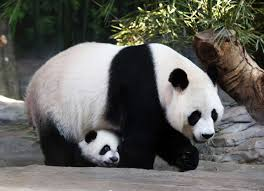
#> input picture CNN/input_data/pandas.jpeg, 264 x 191 px, found by its file name
$ python q-1.py   (Python 2 division)
#> lines starting #> are read from the running program, lines starting #| are printed output that depends on the picture
#!/usr/bin/env python
# coding: utf-8

# In[388]:


import numpy as np
import pandas as pd
import matplotlib.image as mpimg
import matplotlib.pyplot as plt
import cv2


# In[389]:


img = mpimg.imread('./input_data/pandas.jpeg',0)
#> img is the input picture: shape (191, 264, 3); mean R, G, B 97.4, 97.1, 92.4
img = cv2.resize(img, (32, 32))
#> img: shape (32, 32, 3)
print img.shape
#| (32, 32, 3)
plt.imshow(img)


# In[390]:


def rgb2gray(rgb):
    return np.dot(rgb[...,:3], [0.299, 0.587, 0.114])


# In[391]:


img=rgb2gray(img)
print img.shape
#| (32, 32)
fig, ax = plt.subplots(figsize = (4,6))
plt.imshow(img)
plt.show()


# In[392]:


def kernel(size):
    filtr=np.random.randn(size,size)
    return filtr


# In[393]:


def sigmoid(value):
    a = np.exp(-value)
    return 1.0/ (1.0 + a)

def tanh(x):
    return np.tanh(x)
def Relu(x):
#     return x * (x > 0)
    return np.maximum(0,x)


# In[394]:


def create_convolved_feature(img,filtr, function):
    img_rows,img_cols=img.shape
    fil_rows,fil_cols=filtr.shape
    bias = np.random.randn(img_rows-fil_rows+1,img_cols-fil_cols+1)
    result=np.zeros((img_rows-fil_rows+1,img_cols-fil_cols+1))
    for i in range(0,img_rows-fil_rows+1):
        for j in range(0,img_cols-fil_cols+1):
            submat=img[i:i+fil_rows,j:j+fil_cols]
            result[i][j]=np.sum(np.multiply(submat,filtr)) + bias[i][j]

#     result = np.sum(result,bias)
    result = applyNonLinearity(result, function)
    result = np.array(result)
    return result


# In[395]:


def applyNonLinearity(convolution_list, function):
    new_conv_list = []
    for one_conv in convolution_list:
        one_conv = function(one_conv)
        new_conv_list.append(one_conv)
    new_conv_list=np.array(new_conv_list)
    return new_conv_list


# In[396]:


def create_cube(img,filtr,depth_of_cube, function):
    cube=[]
    for i in range(depth_of_cube):
        filtr=kernel(5)
        result=create_convolved_feature(img,filtr, function)
        cube.append(result)
    cube=np.array(cube)
    return cube


# In[397]:


def displayCube(cube):
    depth = cube.shape[0]
    rows = 2
    cols = depth // rows
    f, axarr = plt.subplots(rows, cols, figsize=(8,8))
    r, c = 0, 0
    for d in cube:
        axarr[r,c].imshow(d)
        c += 1
        if c == cols:
            r += 1
            c = 0


# In[398]:


def max_pooling_single(matrix):
    matrix_rows,matrix_cols = matrix.shape
    half = matrix_rows/2
    max_pool_matrix = np.zeros((half,half))
    r, c = 0,0
    for i in range(0,matrix_rows,2): #0,1,2
        for j in range(0,matrix_rows,2): #0,1,2
            submat = matrix[i: i + 2, j : j + 2] #0:2, 0:2
            maxi = np.max(submat)
            max_pool_matrix[r][c] = maxi
            c += 1
            if c == half:
                c = 0
                r += 1
    return max_pool_matrix


# In[399]:


def max_pooling(cube):
    length=len(cube)
    result=[]
    for i in range(length):
        temp=max_pooling_single(cube[i])
        result.append(temp)
    result=np.array(result)
    return result


# In[400]:


def create_filtr_cube(size,times):
    filtr_cube1=[]
    for i in range(times):
        filtr_temp=kernel(size)
        filtr_cube1.append(filtr_temp)
    filtr_cube1=np.array(filtr_cube1)
    return filtr_cube1


# In[401]:


def create_cube_from_cubic_filter(img_cube,filtr_cube,depth_of_new_cube,function):
    img_depth,img_rows,img_cols=img_cube.shape
    fil_depth,fil_rows,fil_cols=filtr_cube.shape
    result_cube=[]
    for d in range(depth_of_new_cube):
        filtr_cube=create_filtr_cube(fil_rows,fil_depth)
        convs=[]
        for i in range(fil_depth):
            convs.append(create_convolved_feature(img_cube[i],filtr_cube[i], function))
        convs=np.array(convs)
        d_x,r_x,c_x=np.shape(convs)
        temp_convolv=np.zeros((r_x,c_x))
        bias = np.random.randn(r_x,c_x)
        for a in range(r_x):
            for b in range(c_x):
                val=0
                for d in range(d_x):
                    val+=convs[d][a][b]
                temp_convolv[a][b]=val+bias[a][b]
#         temp_convolv=np.sum(temp_convolv,bias)
        temp_convolv=applyNonLinearity(temp_convolv, function)
        result_cube.append(temp_convolv)
    result_cube=np.array(result_cube)
    return result_cube


# In[402]:


def softmax(x):
    """Compute softmax values for each sets of scores in x."""
    e_x = np.exp(x - np.max(x))
    return e_x / e_x.sum(axis=0)


# # Relu

# In[403]:


filtr=kernel(5)


# In[404]:


cube1=create_cube(img,filtr,6, Relu)
#> after the loop in create_cube, `for i in range(depth_of_cube):`: cube = 6 items

# cube1=applyNonLinearity(cube1, Relu)


# In[405]:


print "filter dimentions: ",filtr.shape
print "cube at level 1: ",cube1.shape
#| cube at level 1:  (6, 28, 28)
displayCube(cube1)
#> the loop in displayCube, `for d in cube:` made 6 passes
#> r on passes 3, 6: 1, 2
#> after the loop in displayCube, `for d in cube:`: c = 0; r = 2


# In[406]:


cube1=max_pooling(cube1)
#> in max_pooling, `length=len(cube)`: length = 6
#> after the loop in max_pooling, `for i in range(length):`: result = 6 items
print "cube dimension after max-pooling: ",cube1.shape
#| cube dimension after max-pooling:  (6, 14, 14)


# In[407]:


print "cube after max-pooling"
displayCube(cube1)
#> the loop in displayCube (call 2), `for d in cube:` made 6 passes


# In[408]:


filtr_cube1=create_filtr_cube(5,6)
cube2=create_cube_from_cubic_filter(cube1,filtr_cube1,16,Relu)
#> after the loop in create_cube_from_cubic_filter, `for d in range(depth_of_new_cube):`: result_cube = 16 items


# In[409]:


print "Filter cube dimension: ",filtr_cube1.shape
print "Cube at level 2: ", cube2.shape
#| Cube at level 2:  (16, 10, 10)
displayCube(cube2)


# In[410]:


cube2=max_pooling(cube2)
print "cube dimension after max-pooling: ",cube2.shape
#| cube dimension after max-pooling:  (16, 5, 5)


# In[411]:


print "cube after max-pooling"
displayCube(cube2)


# In[412]:


#flattening
full_connection_layer1=cube2.flatten()
#> full_connection_layer1 = 400 values, max 8295.4 at index 114, min 1.83 at index 160, mean 2528.1
full_connection_layer1=np.array(full_connection_layer1)


# In[413]:


rand_wt1=np.random.randn(120,400)
fc1_bias_r=np.random.randn(120)

full_connection_layer2=np.dot(rand_wt1,full_connection_layer1)+fc1_bias_r
#> full_connection_layer2 = 120 values, max 155526.7 at index 63, min -159561.9 at index 72, mean 1608.9
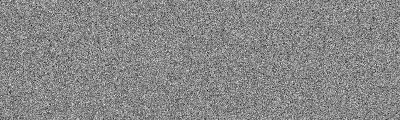
#> rand_wt1: shape (120, 400) float64; min -4.85, max 4.24, mean -0.00316; drawn with min black and max white
print full_connection_layer2.shape
#| (120,)
full_connection_layer2=applyNonLinearity(full_connection_layer2, Relu)
#> full_connection_layer2 = 120 values, max 155526.7 at index 63, min 0 at index 3, mean 25802.7
print "Dimensions of FC-layer1: ",full_connection_layer2.shape
#| Dimensions of FC-layer1:  (120,)
# print full_connection_layer2_t


# In[414]:


rand_wt2=np.random.randn(84,120)
fc2_bias_r=np.random.randn(84)

full_connection_layer3=np.dot(rand_wt2,full_connection_layer2)+fc2_bias_r
#> full_connection_layer3 = 84 values, max 1174879.9 at index 41, min -980870.3 at index 35, mean -41865.3
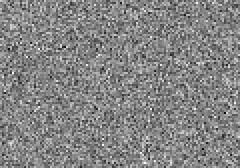
#> rand_wt2: shape (84, 120) float64 (shown 2 times larger); min -3.98, max 3.66, mean 0.0046; drawn with min black and max white
full_connection_layer3=applyNonLinearity(full_connection_layer3,Relu)
#> full_connection_layer3 = 84 values, max 1174879.9 at index 41, min 0 at index 2, mean 169397.5
print "Dimensions of FC-layer2: ",full_connection_layer3.shape
#| Dimensions of FC-layer2:  (84,)
# print full_connection_layer3_t


# In[415]:


#gaussian
# print full_connection_layer3.shape[0]
rand_wt3=np.random.randn(10,84)
full_connection_layer4=np.zeros((10,1))
for i in range(10):
    full_connection_layer4[i,0] = np.sum((full_connection_layer3-rand_wt3[i])**2)
#> after the loop, full_connection_layer4 = [7.63e+12, 7.63e+12, 7.63e+12, 7.63e+12, 7.63e+12, 7.63e+12, 7.63e+12, 7.63e+12, 7.63e+12, 7.63e+12]
# full_connection_layer4_t=applyNonLinearity(full_connection_layer4_t, tanh)
print "Dimensions of final output layer: ",full_connection_layer4.shape
#| Dimensions of final output layer:  (10, 1)
# print full_connection_layer4


# In[416]:


probability=softmax(full_connection_layer4)
#> in softmax, `e_x = np.exp(x - np.max(x))`: e_x = [0, 0, 0, 0, 0, 0, 0, 0, 0, 1]
#> probability = [0, 0, 0, 0, 0, 0, 0, 0, 0, 1]
print "Final output"
print probability
#| [[0.]
#|  [0.]
#|  [0.]
#|  [0.]
#|  [0.]
#|  [0.]
#|  [0.]
#|  [0.]
#|  [0.]
#|  [1.]]


# # tanh

# In[417]:


filtr_t=kernel(5)


# In[418]:


cube1_t=create_cube(img,filtr_t,6, tanh)
# cube1_t=applyNonLinearity(cube1_t, tanh)


# In[419]:


print "filter dimentions: ",filtr_t.shape
print "cube at level 1: ",cube1_t.shape
#| cube at level 1:  (6, 28, 28)
displayCube(cube1_t)


# In[420]:


cube1_t=max_pooling(cube1_t)
print "cube dimension after max-pooling: ",cube1_t.shape
#| cube dimension after max-pooling:  (6, 14, 14)


# In[421]:


print "cube after max-pooling"
displayCube(cube1_t)


# In[422]:


filtr_cube1_t=create_filtr_cube(5,6)
cube2_t=create_cube_from_cubic_filter(cube1_t,filtr_cube1_t,16,tanh)


# In[423]:


print "Filter cube dimension: ",filtr_cube1_t.shape
print "Cube at level 2: ", cube2_t.shape
#| Cube at level 2:  (16, 10, 10)
displayCube(cube2_t)


# In[424]:


cube2_t=max_pooling(cube2_t)
print "cube dimension after max-pooling: ",cube2_t.shape
#| cube dimension after max-pooling:  (16, 5, 5)


# In[425]:


print "cube after max-pooling"
displayCube(cube2_t)


# In[426]:


#flattening
full_connection_layer1_t=cube2_t.flatten()
full_connection_layer1_t=np.array(full_connection_layer1_t)


# In[427]:


print full_connection_layer1_t.shape[0]
#| 400
rand_wt1_t=np.random.randn(120,400)
fc1_bias=np.random.randn(120)
full_connection_layer2_t=np.dot(rand_wt1_t,full_connection_layer1_t)+fc1_bias
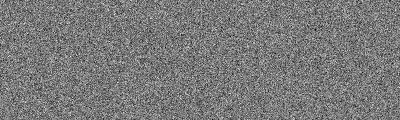
#> rand_wt1_t: shape (120, 400) float64; min -3.91, max 4.29, mean 0.0119; drawn with min black and max white
full_connection_layer2_t=applyNonLinearity(full_connection_layer2_t, tanh)
print "Dimensions of FC-layer1: ",full_connection_layer2_t.shape
#| Dimensions of FC-layer1:  (120,)
# print full_connection_layer2_t


# In[428]:


rand_wt2_t=np.random.randn(84,120)
fc2_bias=np.random.randn(84)
full_connection_layer3_t=np.dot(rand_wt2_t,full_connection_layer2_t)+fc2_bias
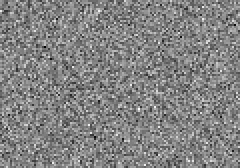
#> rand_wt2_t: shape (84, 120) float64 (shown 2 times larger); min -4.03, max 3.82, mean 0.0135; drawn with min black and max white
full_connection_layer3_t=applyNonLinearity(full_connection_layer3_t,tanh)
print "Dimensions of FC-layer2: ",full_connection_layer3_t.shape
#| Dimensions of FC-layer2:  (84,)
# print full_connection_layer3_t


# In[429]:


#gaussian
rand_wt3_t=np.random.randn(10,84)
full_connection_layer4_t=np.zeros((10,1))
for i in range(10):
    full_connection_layer4_t[i,0] = np.sum((full_connection_layer3_t-rand_wt3_t[i])**2)
# full_connection_layer4_t=applyNonLinearity(full_connection_layer4_t, tanh)
print "Dimensions of final output layer: ",full_connection_layer4_t.shape
#| Dimensions of final output layer:  (10, 1)
# print full_connection_layer4_t


# In[430]:


probability=softmax(full_connection_layer4_t)
print "Final output"
print probability
#| [[8.40825566e-30]
#|  [5.15852142e-07]
#|  [2.71988168e-26]
#|  [6.30598486e-23]
#|  [1.47099819e-20]
#|  [4.25189747e-32]
#|  [2.35127270e-09]
#|  [9.99999461e-01]
#|  [2.04157203e-08]
#|  [1.60068824e-10]]


# # Sigmoid

# In[431]:


filtr_s=kernel(5)


# In[432]:


cube1_s=create_cube(img,filtr_s,6, sigmoid)
# cube1_s=applyNonLinearity(cube1_s, sigmoid)
# print cube1_s


# In[433]:


print "filter dimentions: ",filtr_s.shape
print "cube at level 1: ",cube1_s.shape
#| cube at level 1:  (6, 28, 28)
displayCube(cube1_s)


# In[434]:


cube1_s=max_pooling(cube1_s)
print "cube dimension after max-pooling: ",cube1_s.shape
#| cube dimension after max-pooling:  (6, 14, 14)


# In[435]:


print "cube after max-pooling"
displayCube(cube1_s)


# In[436]:


filtr_cube1_s=create_filtr_cube(5,6)
cube2_s=create_cube_from_cubic_filter(cube1_s,filtr_cube1_s,16,sigmoid)


# In[437]:


print "Filter cube dimension: ",filtr_cube1_s.shape
print "Cube at level 2: ", cube2_s.shape
#| Cube at level 2:  (16, 10, 10)
displayCube(cube2_s)


# In[438]:


cube2_s=max_pooling(cube2_s)
print "cube dimension after max-pooling: ",cube2_s.shape
#| cube dimension after max-pooling:  (16, 5, 5)


# In[439]:


print "cube after max-pooling"
displayCube(cube2_s)


# In[440]:


#flattening
full_connection_layer1_s=cube2_s.flatten()
full_connection_layer1_s=np.array(full_connection_layer1_s)


# In[441]:


print full_connection_layer1_s.shape[0]
#| 400
rand_wt1_s=np.random.randn(120,400)
fc1_bias_s=np.random.randn(120)
full_connection_layer2_s=np.dot(rand_wt1_s,full_connection_layer1_s)+fc1_bias_s
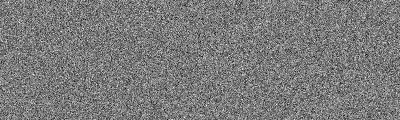
#> rand_wt1_s: shape (120, 400) float64; min -3.84, max 4.1, mean -0.0033; drawn with min black and max white
full_connection_layer2_s=applyNonLinearity(full_connection_layer2_s, sigmoid)
print "Dimensions of FC-layer1: ",full_connection_layer2_s.shape
#| Dimensions of FC-layer1:  (120,)
# print full_connection_layer2_t


# In[442]:


rand_wt2_s=np.random.randn(84,120)
fc2_bias_s=np.random.randn(84)
full_connection_layer3_s=np.dot(rand_wt2_s,full_connection_layer2_s)+fc2_bias_s
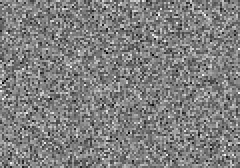
#> rand_wt2_s: shape (84, 120) float64 (shown 2 times larger); min -3.59, max 3.55, mean -0.0101; drawn with min black and max white
full_connection_layer3_s=applyNonLinearity(full_connection_layer3_s,sigmoid)
print "Dimensions of FC-layer2: ",full_connection_layer3_s.shape
#| Dimensions of FC-layer2:  (84,)
# print full_connection_layer3_t


# In[443]:


#gaussian
rand_wt3_s=np.random.randn(10,84)
full_connection_layer4_s=np.zeros((10,1))
for i in range(10):
    full_connection_layer4_s[i,0] = np.sum((full_connection_layer3_s-rand_wt3_s[i])**2)
# full_connection_layer4_t=applyNonLinearity(full_connection_layer4_t, tanh)
print "Dimensions of final output layer: ",full_connection_layer4_s.shape
#| Dimensions of final output layer:  (10, 1)
# print full_connection_layer4_s


# In[444]:


probability=softmax(full_connection_layer4_s)
print "Final output"
print probability
#| [[9.60423004e-12]
#|  [9.61999586e-01]
#|  [1.13590597e-02]
#|  [7.42339627e-07]
#|  [5.68274298e-06]
#|  [6.44041137e-09]
#|  [3.11152151e-06]
#|  [1.59372228e-06]
#|  [2.66302172e-02]
#|  [8.41613187e-13]]


# In[ ]:
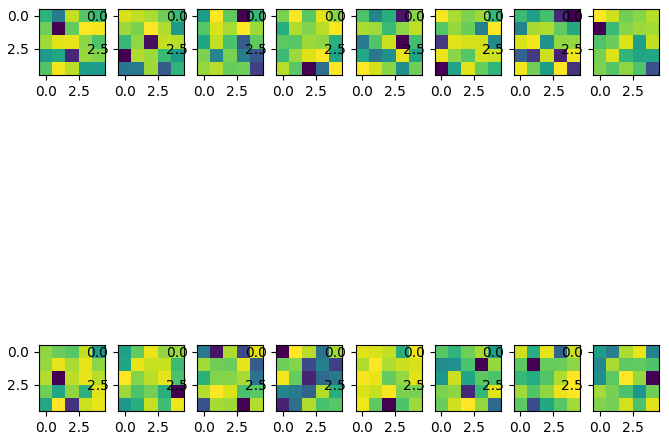
#> figure drawn by matplotlib, 16 panels
